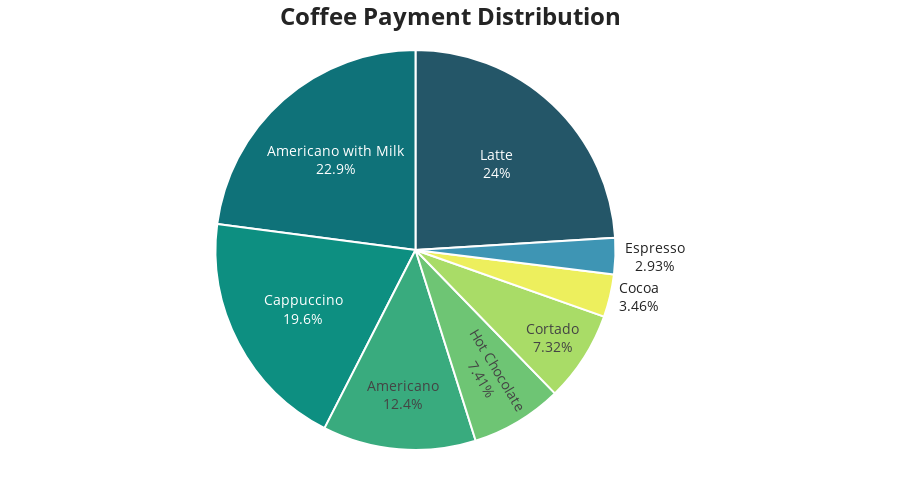

Notebook source saved alongside this figure:
### Code cell
# Create pie chart with a white background
fig = px.pie(data_frame=coffee_revenue_df,
             names="coffee_name",
             values="percentage_of_total_revenue" ,
             title="<b>Coffee Payment Distribution</b>",
             height=500,
             template="simple_white",  # Clean, white background template
             color_discrete_sequence=px.colors.sequential.Aggrnyl)  # Vibrant color scheme

# Update traces for better visual appeal
fig.update_traces(textinfo='percent+label', 
                  hoverinfo='label+percent', 
                  marker=dict(line=dict(color='#FFFFFF', width=2)))  # White borders for clarity

# Customize layout for better visuals
fig.update_layout(title_font_size=24,
                  title_x=0.5,  # Center the title
                  font=dict(size=14),
                  showlegend=False,  # Hide legend if unnecessary
                  margin=dict(t=50, b=50, l=50, r=50),
                  plot_bgcolor='white',  # Ensure white background
                  paper_bgcolor='white')

### Figure 1 — Plotly figure (JSON) as saved in the notebook; plotly's stock layout.template omitted (floating-point values rounded to 4 significant figures)
{"data": [{"domain": {"x": [0, 1], "y": [0, 1]}, "hoverinfo": "label+percent", "hovertemplate": "coffee_name=%{label}<br>percentage_of_total_revenue=%{value}<extra></extra>", "labels": ["Americano", "Americano with Milk", "Cappuccino", "Cocoa", "Cortado", "Espresso", "Hot Chocolate", "Latte"], "legendgroup": "", "marker": {"line": {"color": "#FFFFFF", "width": 2}}, "name": "", "showlegend": true, "textinfo": "percent+label", "type": "pie", "values": [12.38, 22.93, 19.55, 3.455, 7.318, 2.934, 7.408, 24.02]}], "layout": {"font": {"size": 14}, "height": 500, "legend": {"tracegroupgap": 0}, "margin": {"b": 50, "l": 50, "r": 50, "t": 50}, "paper_bgcolor": "white", "piecolorway": ["rgb(36, 86, 104)", "rgb(15, 114, 121)", "rgb(13, 143, 129)", "rgb(57, 171, 126)", "rgb(110, 197, 116)", "rgb(169, 220, 103)", "rgb(237, 239, 93)"], "plot_bgcolor": "white", "showlegend": false, "title": {"font": {"size": 24}, "text": "<b>Coffee Payment Distribution</b>", "x": 0.5}}}
